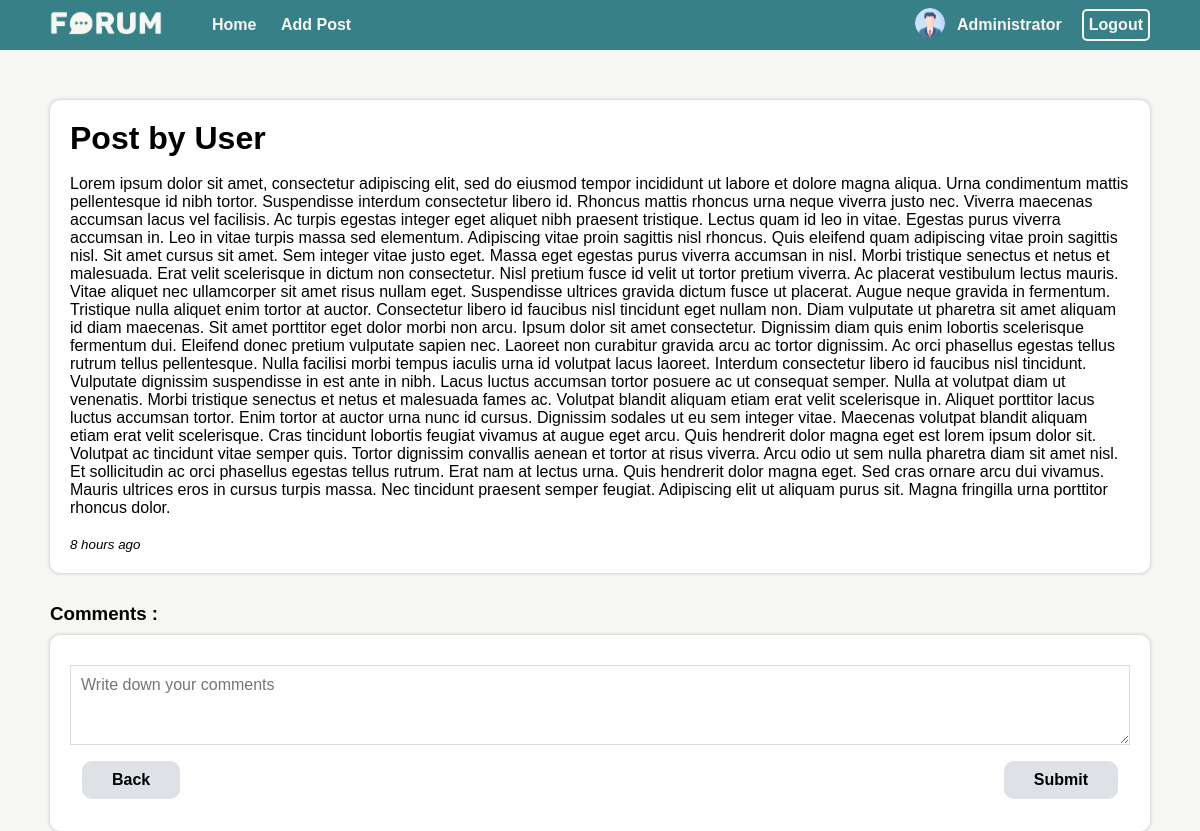
The page /view_post.php?id=7 (signed in) on the database its author committed.
### tables this page shows
CREATE TABLE `post_list` (
  `id` int(30) NOT NULL,
  `user_id` int(30) NOT NULL,
  `title` text NOT NULL,
  `content` text NOT NULL,
  `date_created` datetime NOT NULL DEFAULT current_timestamp(),
  `date_updated` datetime NOT NULL DEFAULT current_timestamp() ON UPDATE current_timestamp()
);

### view_post.php (the view, shortened to what this page needs)
<?php
require_once('header.php');
$db = new DBConnection;
$conn = $db->conn;
?>
<!DOCTYPE html>
<html lang="en">
<head>
    <link rel="stylesheet" href="./style.css">
</head>
<body>
        <?php
        $posts = $conn->query("SELECT p.* FROM `post_list` p where p.id= '{$_GET['id']}' order by abs(unix_timestamp(p.date_created)) desc");
        $row = $posts->fetch_assoc();
        ?>
        <div class="card">
            <div class="view">
                <div class="view_top">
                <h1><?= strip_tags($row['title']) ?></h1>
                </div><br>
            <div><?= strip_tags($row['content']) ?></div>
            <br>
            <small><i><?= time_elapsed_string($row['date_created']) ?></i></small><br>
            </div>
        </div>
        <?php if(isset($_SESSION['id'])): ?>
        <h3 id="judulkomen">Comments : </h3>
            <div class= "card-komen">
            <form action="" method="POST">
                        <div class="form-group">
                            <textarea type="text"placeholder="Write down your comments" name="comment" id="comment"></textarea>
                        </div>
                        <div class="btn">
                            <a href="./home.php" class="button" >Back</a>
                            <button class="button" name="addcomment" value = "addcomment">Submit</button>
                            </div>
             </form>
            </div>
        <?php else: ?>
            <div class='card'><a id ="href" href="./login.php">Login</a> or <a id ="href" href="./register.php">Register</a> to leave a comment</div>
        <?php endif; ?>
</body>
</html>
<?php
function time_elapsed_string($datetime, $full = false) {
    $now = new DateTime;
    $ago = new DateTime($datetime);
    $diff = $now->diff($ago);
    $diff->w = floor($diff->d / 7);
    $diff->d -= $diff->w * 7;
    $string = array(
        'y' => 'year',
        'm' => 'month',
        'w' => 'week',
        'd' => 'day',
        'h' => 'hour',
        'i' => 'minute',
        's' => 'second',
    );
    foreach ($string as $k => &$v) {
        if ($diff->$k) {
            $v = $diff->$k . ' ' . $v . ($diff->$k > 1 ? 's' : '');
        } else {
            unset($string[$k]);
        }
    }
    if (!$full) $string = array_slice($string, 0, 1);
    return $string ? implode(', ', $string) . ' ago' : 'just now';
}
?>

### style.css (style rules this page uses)
* { padding: 0; margin: 0; font-family: Arial, Helvetica, sans-serif; }
body { background-color: #f6f6f2; }
a { text-decoration: none; color: black; }
.card { margin-top: 50px; margin-left: 50px; margin-right: 50px; padding: 20px; border-radius: 10px; background-color: white; box-shadow: 0px 0px 3px 1px #d3d3d3; }
.btn { display: flex; align-items: center; justify-content: space-between; margin: 10px; padding: 2px; }
.button { cursor: pointer; color: black; text-decoration: none; background-color: #dee1e6; border: 0; padding: 10px 30px; border-radius: 10px; font-style: bold; font-size: medium; font-weight: bolder; }
.view_top { display: flex; flex-direction: row; justify-content: space-between; align-items: center; }
#judulkomen { margin-top: 30px; margin-left: 50px; }
#comment { height: 5rem; width: 100%; }
.card-komen { margin-top: 10px; margin-left: 50px; margin-right: 50px; padding: 20px; border-radius: 10px; background-color: white; box-shadow: 0px 0px 3px 1px #d3d3d3; }
#comment { width: 100%; box-sizing: border-box; padding: 10px; margin-top: 10px; font-size: medium; border-color: #dcdcdc; border-width: thin; }

### rows shown on the page
post_list: title "Post by User", content "Lorem ipsum dolor sit amet, consectetur adipiscing elit, sed do eiusmod tempor incididunt ut labore et dolore magna aliqua. Urna condimentum mattis pellentesque id nibh tortor. Suspendisse interdum consectetur libero id. Rhoncus mattis rhoncus urna neque viverra justo nec. Viverra maecenas accumsan lacus vel facilisis. Ac turpis egestas integer eget aliquet nibh praesent tristique. Lectus quam id leo in vitae. Egestas purus viverra accumsan in. Leo in vitae turpis massa sed elementum. Adipiscing vitae proin sagittis nisl rhoncus. Quis eleifend quam adipiscing vitae proin sagittis nisl. Sit amet cursus sit amet. Sem integer vitae justo eget. Massa eget egestas purus viverra accumsan in nisl.…", date_created "8 hours ago"

### other values the page prints
strip_tags($_SESSION['fullname']) "Administrator"
